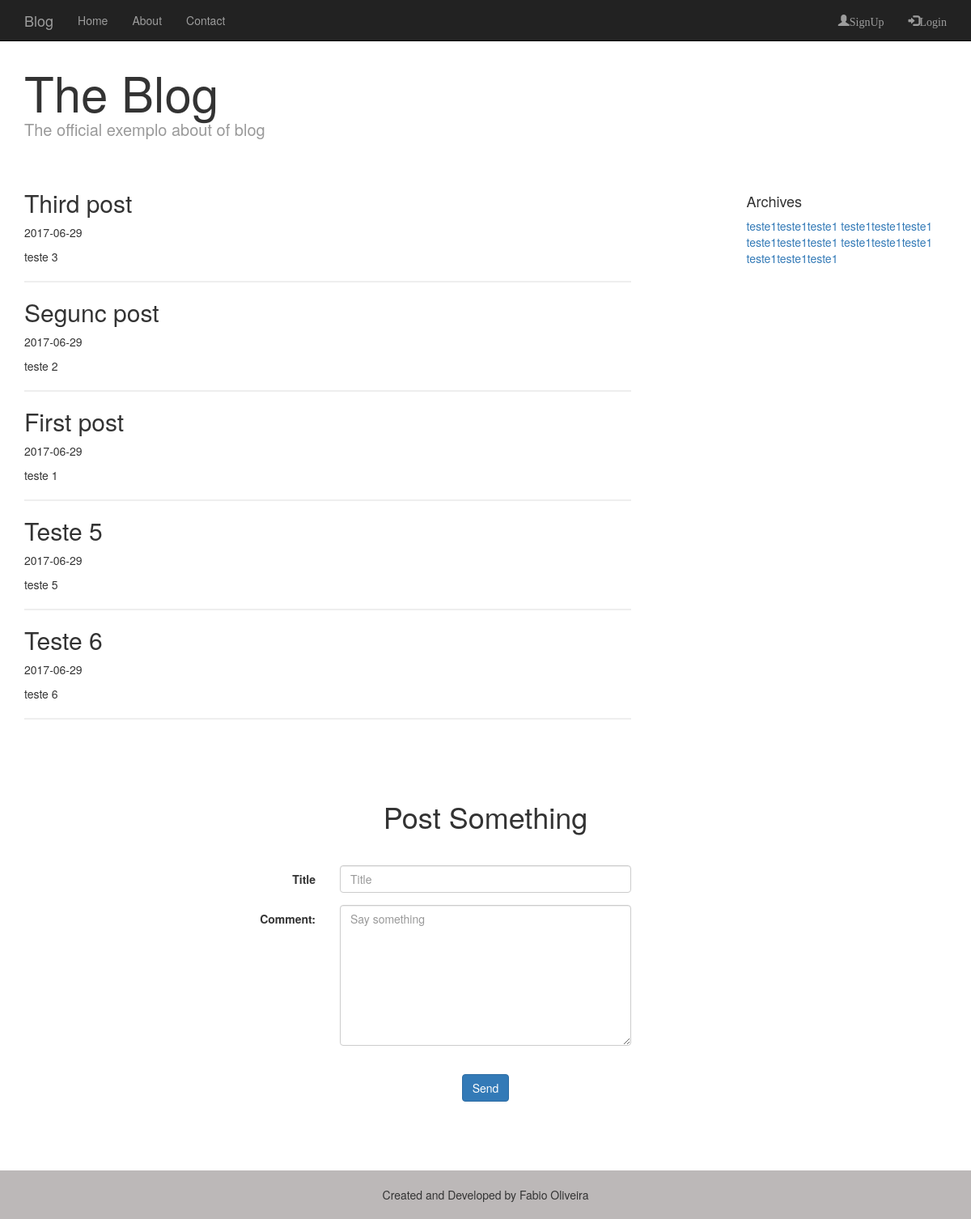
The app's page /index, older data.
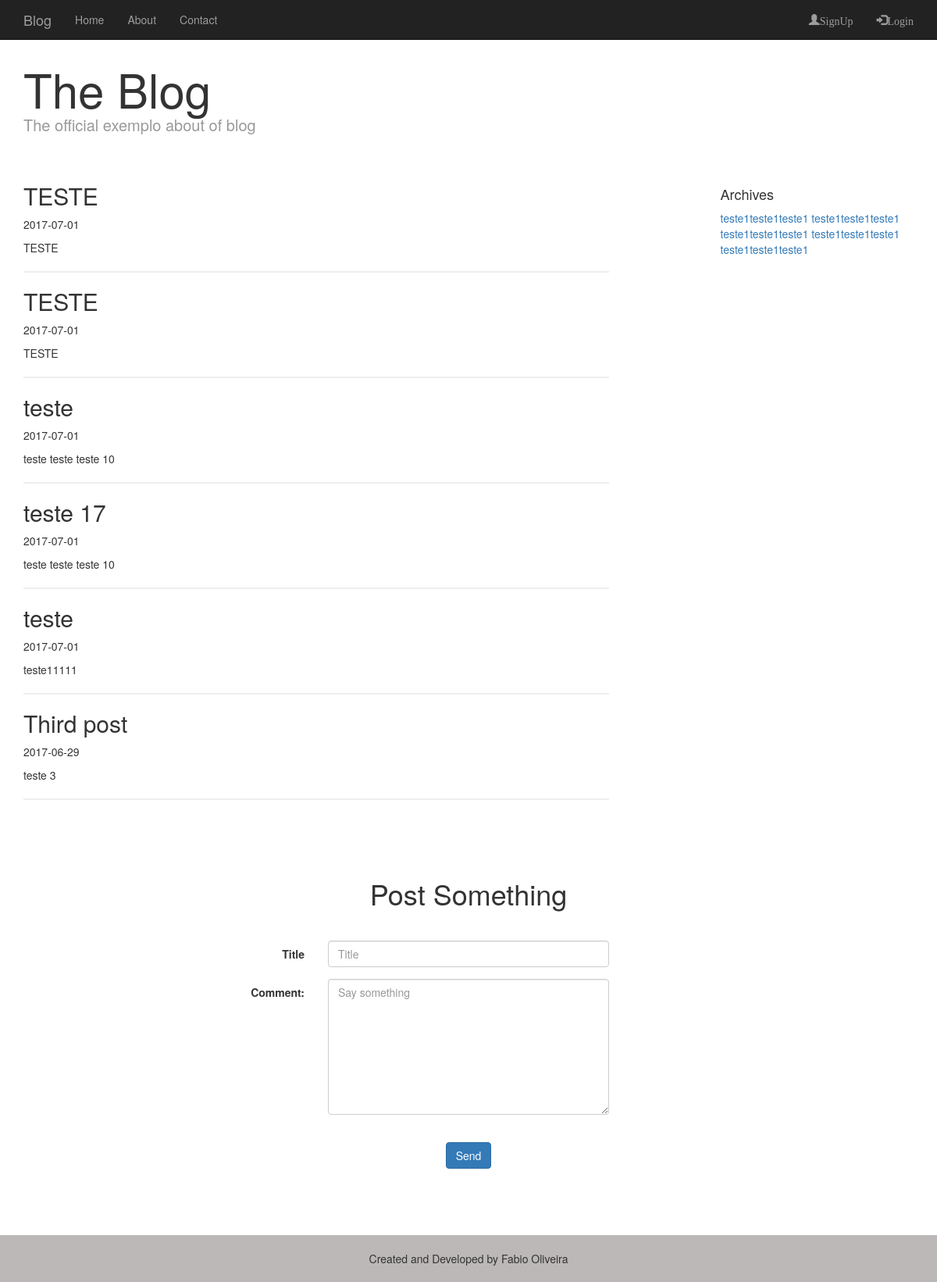
The same page, newer data.
### app.py (models this page shows, shortened)
class Post(db.Model):
    id = db.Column(db.Integer, primary_key=True)
    title = db.Column(db.String(80), nullable=False)
    date_pub = db.Column(db.Date)
    content = db.Column(db.Text)
    user_id = db.Column(db.Integer, db.ForeignKey('user.id'))

### app.py (the view)
@app.route('/')
@app.route('/index')
def index():
    post = Post.query.order_by(desc(Post.date_pub))
    return render_template('index.html', post=post)

### templates/index.html (shortened to what this page needs)
{% extends "base.html" %}
{% block content %}
<div class="blog-header">
  <h1 class="blog-title">The Blog</h1>
  <p class="lead blog-description">
    The official exemplo about of blog
  </p>
</div>
<div class="row">
  <div class="col-sm-8 blog-man">
    {% for post in post %}
    <h2 class="blog-post-title">{{ post.title }}</h2>
    <p class="blog-date">
      {{ post.date_pub }}
    </p>
    <p>{{ post.content }}</p>
    <hr> {% endfor %}
  </div>
  <div class="col-sm-3 col-sm-offset-1 blog-sidebar">
    <div class="sidebar-module">
      <h4>Archives</h4>
      <ol class="list-unstyled">
        <li>
          <a href="#">teste1teste1teste1</a>
          <a href="#">teste1teste1teste1</a>
          <a href="#">teste1teste1teste1</a>
          <a href="#">teste1teste1teste1</a>
          <a href="#">teste1teste1teste1</a>
        </li>
      </ol>
    </div>
  </div>
</div>
<div class="form">
  <h1 class="text-center text-top">Post Something</h1>
  <form class="form-horizontal" action="/add" method="post">
    <div class="form-group">
      <label for="inputUser3" class="col-sm-4 control-label">Title</label>
      <div class="col-sm-4">
        <input type="text" name="title" class="form-control" placeholder="Title">
      </div>
    </div>
    <div class="form-group">
      <label class="col-sm-4 control-label" for="comment">Comment:</label>
      <div class="col-sm-4">
        <textarea class="form-control" name="content" rows="8" id="comment" placeholder="Say something"></textarea>
      </div>
    </div>
    <div class="form-group">
      <div class="text-center">
        <button type="submit" class="btn btn-primary button">Send</button>
      </div>
    </div>
  </form>
</div>
{% endblock %}

### templates/base.html (shortened to what this page needs)
<!DOCTYPE html>
<html>
<head>
  <link rel="stylesheet" href=" {{ url_for('static', filename='css/bootstrap.min.css') }}">
  <link rel="stylesheet" href=" {{ url_for('static', filename='fonts') }}">
  <link rel="stylesheet" href=" {{ url_for('static', filename='css/style.css') }}">
</head>
<body>
  <div class="navbar navbar-inverse navbar-fixed-top">
    <div class="container">
      <div class="navbar-header">
        <a class="navbar-brand" href="{{ url_for('index')}}">Blog</a>
      </div>
      <div>
        <ul class="nav navbar-nav">
          <li><a href="{{ url_for('index') }}">Home</a></li>
          <li><a href="{{ url_for('about') }}">About</a></li>
          <li><a href="{{ url_for('contact') }}">Contact</a></li>
        </ul>
      </div>
      <ul class="nav navbar-nav navbar-right">
        {% if session.logged_in %}
        <li><a href="{{ url_for('logout') }}"><span class="glyphicon glyphicon-log-out">Logout</span></a></li>
        {% else %}
        <li><a href="{{ url_for('signup') }}"><span class="glyphicon glyphicon-user">SignUp</span></a></li>
        <li><a href="{{ url_for('login') }}"><span class="glyphicon glyphicon-log-in">Login</span></a></li>
        {% endif %}
      </ul>
    </div>
  </div>
  <div class="container">
     {% block content %} {% endblock %}
  </div>
  <footer class="footer">
    <div class="fot">
      <span>Created and Developed by Fabio Oliveira</span>
    </div>
  </footer>
</body>
</html>

### static/css/style.css (style rules this page uses)
.button { margin-top: 20px; }
.footer { line-height: 60px; }
.fot { text-align: center; background-color: #bcb8b8; padding: 0 15px; margin-top: 70px; }
.blog-header { padding-top: 50px; padding-bottom: 20px; }
.blog-title { margin-top: 30px; margin-bottom: 0; font-size: 60px; font-weight: normal; }
.blog-description { font-size: 20px; color: #999; }
.form { margin-top: 80px; }
.text-top { margin-bottom: 40px; }
p { margin: 0 0 10px; }
hr { margin-top: 20px; margin-bottom: 20px; border: 0px; border-top: 2px solid #eee; }
.sidebar-module { padding: 15px; margin: 0 -15px 15; }
.list-unstyled { padding-left: 0; list-style: none; }
ol { margin-top: 0; margin-bottom: 10px; }

Row changes from the older to the newer data that the page shows:
removed Post: title "Segunc post", date_pub "2017-06-29", content "teste 2"
removed Post: title "First post", date_pub "2017-06-29", content "teste 1"
removed Post: title "Teste 5", date_pub "2017-06-29", content "teste 5"
removed Post: title "Teste 6", date_pub "2017-06-29", content "teste 6"
added Post: title "TESTE", date_pub "2017-07-01", content "TESTE"
added Post: title "TESTE", date_pub "2017-07-01", content "TESTE"
added Post: title "teste", date_pub "2017-07-01", content "teste teste teste 10"
added Post: title "teste 17", date_pub "2017-07-01", content "teste teste teste 10"
added Post: title "teste", date_pub "2017-07-01", content "teste11111"
